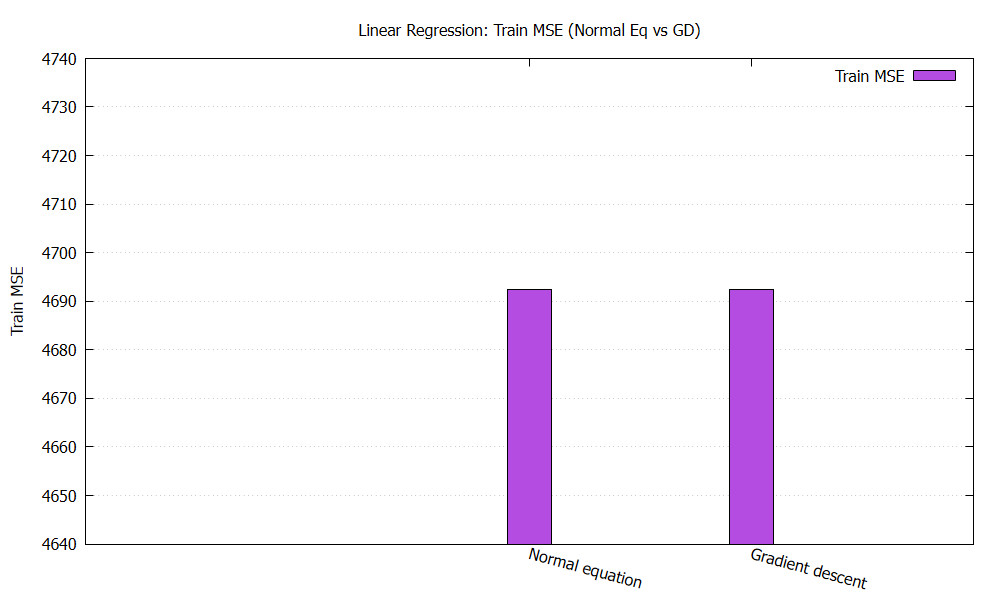

Reproduce this figure in gnuplot.
set datafile separator ','
set terminal pngcairo size 1000,600
set output 'results/linear_train_mse.png'
set title 'Linear Regression: Train MSE (Normal Eq vs GD)'
set ylabel 'Train MSE'
set style data histograms
set style fill solid 0.7 border -1
set boxwidth 0.6
set grid ytics
set xtics rotate by -15
plot 'results/linear_comparison.csv' using 2:xtic(1) title 'Train MSE'
